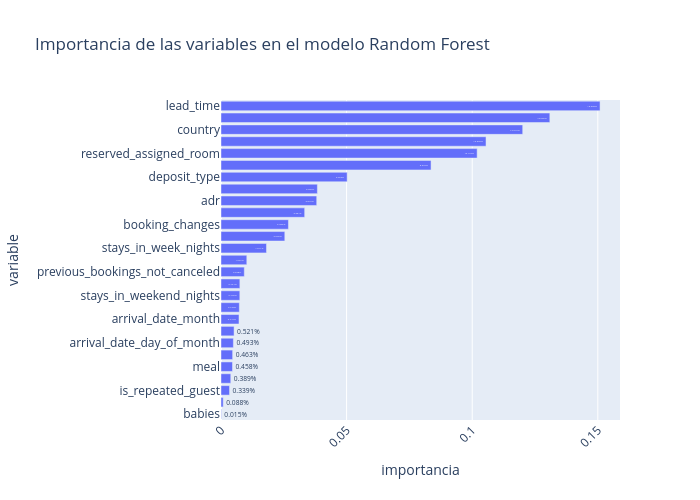

Notebook source saved alongside this figure:
### Code cell
# Visualización de la importancia de las variables
fig = px.bar(
    df_importances_rf,
    x='importancia',
    y='variable',
    text='importancia',
    text_auto=".3%",
    title='Importancia de las variables en el modelo Random Forest',
    labels={'x': 'Importancia', 'y': 'Variable'},
    width=700, height=500
)
fig.update_layout(xaxis_tickangle=-45)
fig.show()

### Figure 1 — Plotly figure (JSON) as saved in the notebook; plotly's stock layout.template omitted (floating-point values rounded to 4 significant figures)
{"data": [{"hovertemplate": "importancia=%{text}<br>variable=%{y}<extra></extra>", "legendgroup": "", "marker": {"color": "#636efa", "pattern": {"shape": ""}}, "name": "", "orientation": "h", "showlegend": false, "text": [0.0001478, 0.0008813, 0.003394, 0.003889, 0.00458, 0.004633, 0.00493, 0.005207, 0.00716, 0.007304, 0.007488, 0.007508, 0.009275, 0.01027, 0.01811, 0.0254, 0.02685, 0.03331, 0.0381, 0.03837, 0.05022, 0.08362, 0.102, 0.1055, 0.1201, 0.1309, 0.1509], "textposition": "auto", "texttemplate": "%{x:.3%}", "type": "bar", "x": [0.0001478, 0.0008813, 0.003394, 0.003889, 0.00458, 0.004633, 0.00493, 0.005207, 0.00716, 0.007304, 0.007488, 0.007508, 0.009275, 0.01027, 0.01811, 0.0254, 0.02685, 0.03331, 0.0381, 0.03837, 0.05022, 0.08362, 0.102, 0.1055, 0.1201, 0.1309, 0.1509], "xaxis": "x", "y": ["babies", "days_in_waiting_list", "is_repeated_guest", "children", "meal", "reserved_room_type", "arrival_date_day_of_month", "adults", "arrival_date_month", "assigned_room_type", "stays_in_weekend_nights", "hotel", "previous_bookings_not_canceled", "agent_known", "stays_in_week_nights", "distribution_channel", "booking_changes", "customer_type", "adr", "previous_cancellations", "deposit_type", "required_car_parking_spaces", "reserved_assigned_room", "total_of_special_requests", "country", "market_segment", "lead_time"], "yaxis": "y"}], "layout": {"barmode": "relative", "height": 500, "legend": {"tracegroupgap": 0}, "title": {"text": "Importancia de las variables en el modelo Random Forest"}, "width": 700, "xaxis": {"anchor": "y", "domain": [0, 1], "tickangle": -45, "title": {"text": "importancia"}}, "yaxis": {"anchor": "x", "domain": [0, 1], "title": {"text": "variable"}}}}
